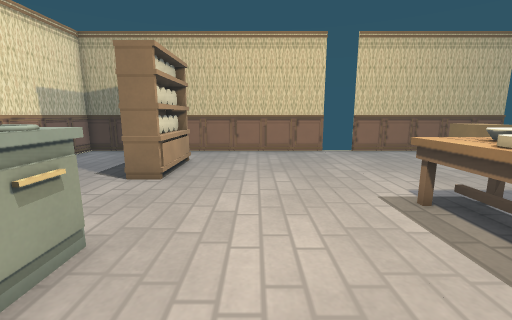
View 1 (above)

16 first-person views from a walk through a Godot game level. The camera is 1.2 m above the floor, tilts 10° down and sees 90° across. The floor is counted in squares, 0.5 m on a side. Each view is taken from the middle of a square. On the plan, view 1 faces up. The plan holds only what a view shows up to about 17 squares ahead; the rest is blank. Some surface patterns are stand-ins.

View 2
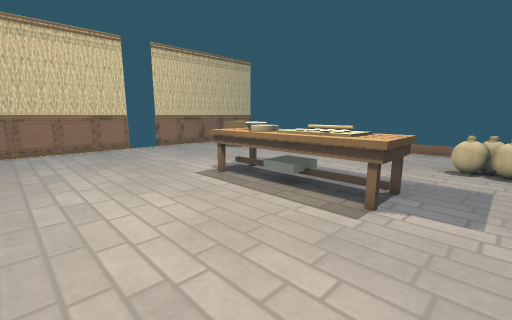

View 3
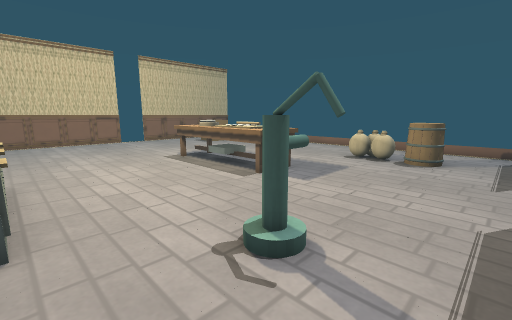

View 4
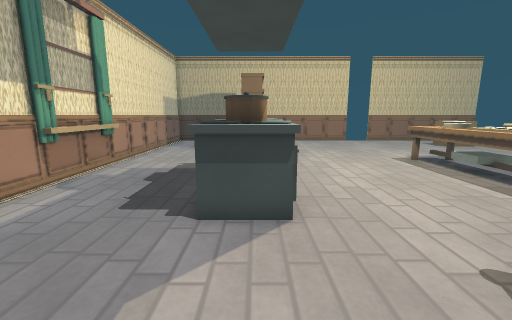

View 5
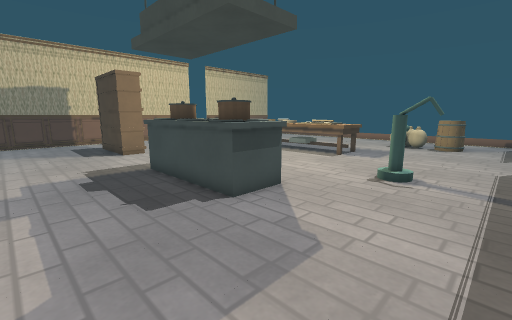

View 6
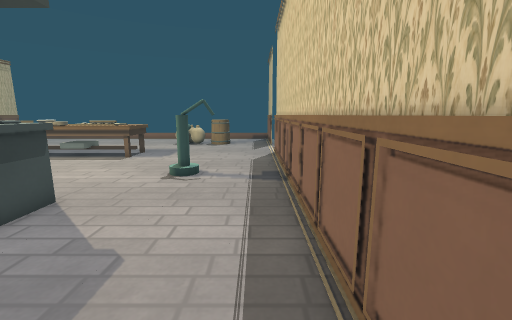

View 7
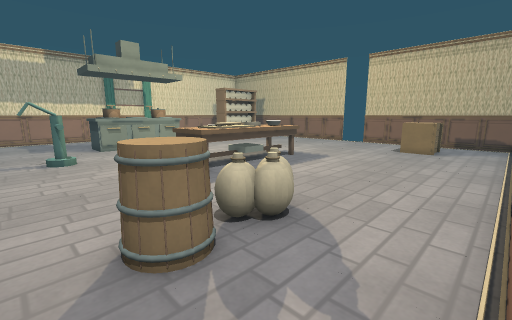

View 8
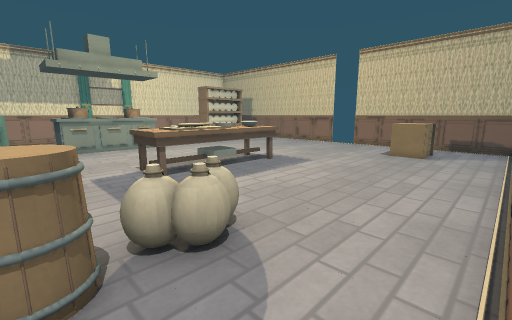

View 9
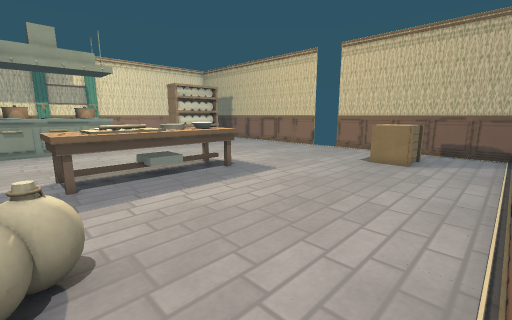

View 10
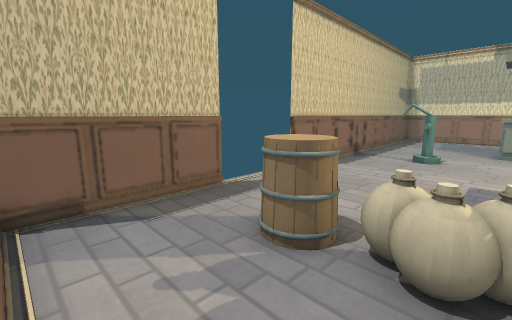

View 11
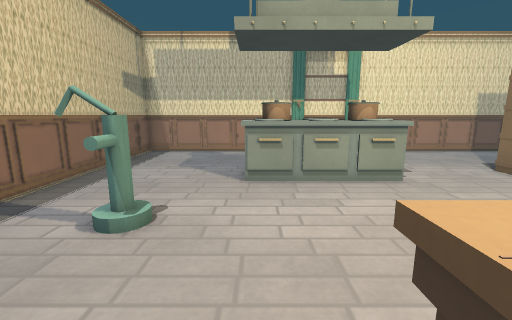

View 12
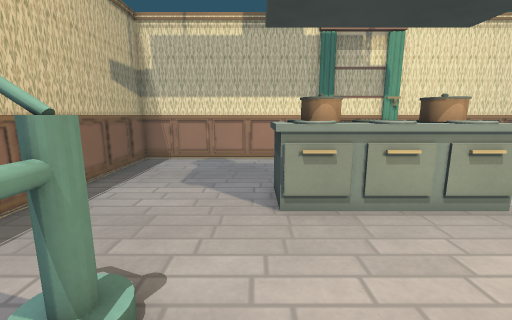

View 13
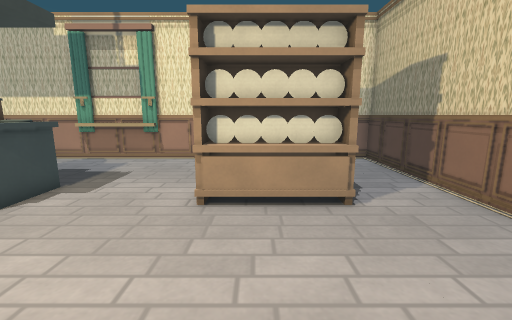

View 14
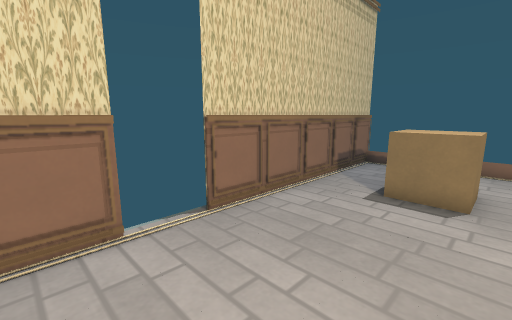

View 15
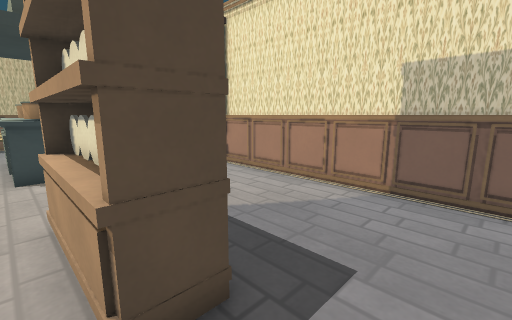

View 16
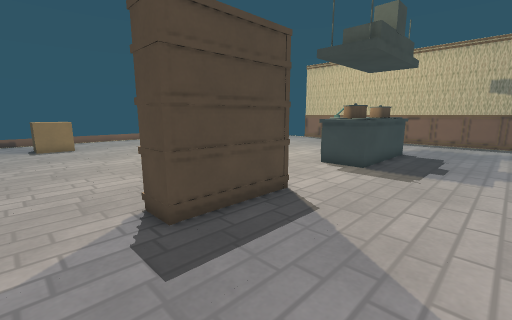

### Floor plan
Key: @ floor where view 1 was taken; # wall or solid block; . floor; ^ raised ledge; C crate; S sack; P pump; B bed; O other object.
Columns run from 11 left of view 1 to 17 right of it. Each row starts with its distance up from view 1.
 17 #################.###########
 16 #...........................
 15 #...........................
 14 #.....##..............CCC...
 13 #.....###.............CCC...
 12 #.....###..............C....
 11 #.....## ...................
 10 #.....## ...................
  9 #.....##....................
  8 #...........................
  7 #...............^^..........
  6 #..............^^^^.........
  5 #..............^^^^.........
  4 #.... ^^^......^^^^.........
  3 #.... ##^......^^^^.........
  2 #.....^^^......^^^^.........
  1 #.....^^^......^^^^.........
  0 #.... ##^..@....^^^....S....
 -1 #.... ^^^.............SS....
 -2 #.....................SS....
 -3 #......................S....
 -4 #..........PP.........OB....
 -5 #..........P................
 -6 #...........................
 -7 #...........................
 -8 ################## ...######

Where each view was taken, in squares from view 1:
view 1: 0 up, 0 right, facing up
view 2: 2 down, 2 left, facing up-right
view 3: 7 down, 3 left, facing up-right
view 4: 7 down, 4 left, facing up
view 5: 7 down, 10 left, facing up-right
view 6: 7 down, 10 left, facing right
view 7: 6 down, 16 right, facing up-left
view 8: 4 down, 16 right, facing up-left
view 9: 1 down, 16 right, facing up-left
view 10: 1 down, 16 right, facing down-left
view 11: 1 down, 6 right, facing left
view 12: 2 down, 3 right, facing left
view 13: 11 up, 3 right, facing left
view 14: 12 up, 3 right, facing up-right
view 15: 16 up, 3 left, facing down-left
view 16: 16 up, 10 left, facing down-right
